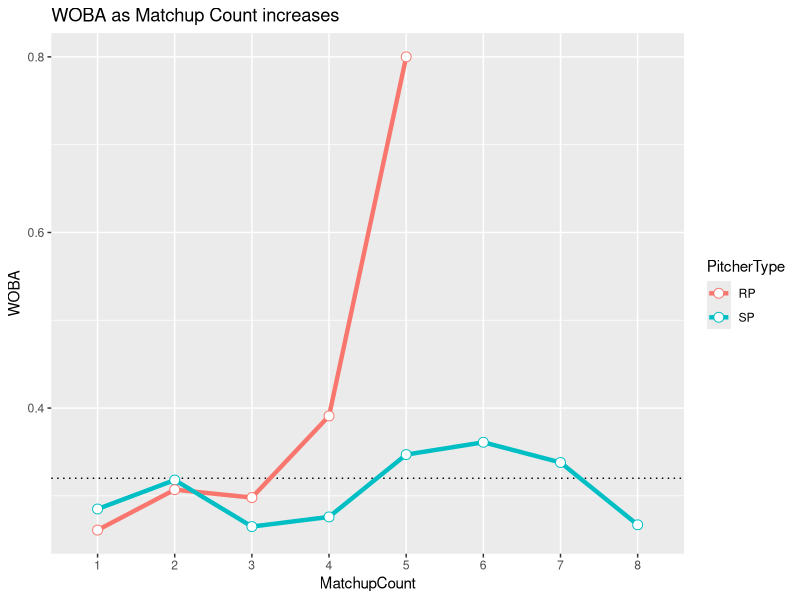

Write R code to recreate this figure.
#require(baseballr)
#scrape_statcast_savant_pitcher_all(start_date, end_date)

alldata <- read.csv("savant_data_10-1.csv", header = T, sep = ",")
mydata <- subset(alldata, select=c("game_date","game_type","home_team","away_team","player_name","pitcher","SP_RP","batter","at_bat_number",
                                   "pitch_number","release_speed","effective_speed","events","description","des","type","bb_type","launch_speed",
                                   "launch_angle","estimated_ba_using_speedangle","estimated_woba_using_speedangle","woba_value","woba_denom",
                                   "babip_value","iso_value","launch_speed_angle"))
mydata <- data.frame(mydata[mydata$woba_denom == 1,])

mydata$game_date <- as.Date(mydata$game_date, "%m/%d/%Y")
mydata$woba_value <- as.numeric(as.character(mydata$woba_value))
mydata$woba_denom <- as.numeric(as.character(mydata$woba_denom))
mydata$babip_value <- as.numeric(as.character(mydata$babip_value))
mydata$iso_value <- as.numeric(as.character(mydata$iso_value))

#mydata$key <- paste(as.character(mydata$pitcher), as.character(mydata$batter), as.character(mydata$game_date), as.character(mydata$at_bat_number))
mydata$key <- paste(as.character(mydata$pitcher), as.character(mydata$batter))
mydata$key <- as.factor(mydata$key)

library(dplyr)
mydata <- mydata %>%
            group_by(key) %>%
            mutate(my_ranks = order(game_date, at_bat_number, decreasing = FALSE))

mydata <- mydata[order(mydata$key, mydata$my_ranks, decreasing = FALSE),]
df1 <- aggregate(cbind(estimated_ba_using_speedangle, estimated_woba_using_speedangle, woba_value, babip_value, iso_value) ~ my_ranks, data = mydata, mean)
df2 <- aggregate(cbind(woba_denom) ~ my_ranks, data = mydata, sum)
all_df <- merge(x = df1, y = df2)

#cleWSdata <- data.frame(mydata[mydata$game_type == "W",])
#cleWSdata <- data.frame(cleWSdata[cleWSdata$game_type == "W",])

SPdata <- data.frame(mydata[mydata$SP_RP == "SP",])
df1 <- aggregate(cbind(estimated_ba_using_speedangle, estimated_woba_using_speedangle, woba_value, babip_value, iso_value) ~ my_ranks, data = SPdata, mean)
df2 <- aggregate(cbind(woba_denom) ~ my_ranks, data = SPdata, sum)
SP_df <- merge(x = df1, y = df2)

RPdata <- data.frame(mydata[mydata$SP_RP == "RP",])
df1 <- aggregate(cbind(estimated_ba_using_speedangle, estimated_woba_using_speedangle, woba_value, babip_value, iso_value) ~ my_ranks, data = RPdata, mean)
df2 <- aggregate(cbind(woba_denom) ~ my_ranks, data = RPdata, sum)
RP_df <- merge(x = df1, y = df2)

round(all_df,3)
round(SP_df,3)
round(RP_df,3)

#did some stuff in Excel...
df <- read.csv("WOBAvals.csv", header = T, sep = ",")
colnames(df)
colnames(df) <- c( "PitcherType","1","2","3","4","5","6","7","8" )

library("reshape2")
mdf <- melt(df, id.vars="PitcherType", value.name="WOBA", variable.name="MatchupCount")

library(ggplot2)
#ggplot(all_df) + geom_bar(aes(x = my_ranks, y = estimated_ba_using_speedangle), position = "dodge", stat="identity")
ggplot(data=mdf, aes(x=MatchupCount, y=WOBA, group = PitcherType, colour = PitcherType)) + geom_hline(yintercept = 0.320, linetype="dotted") + 
  geom_line(size=1.5) + geom_point(size=3, shape=21, fill="white") + ggtitle("WOBA as Matchup Count increases")




